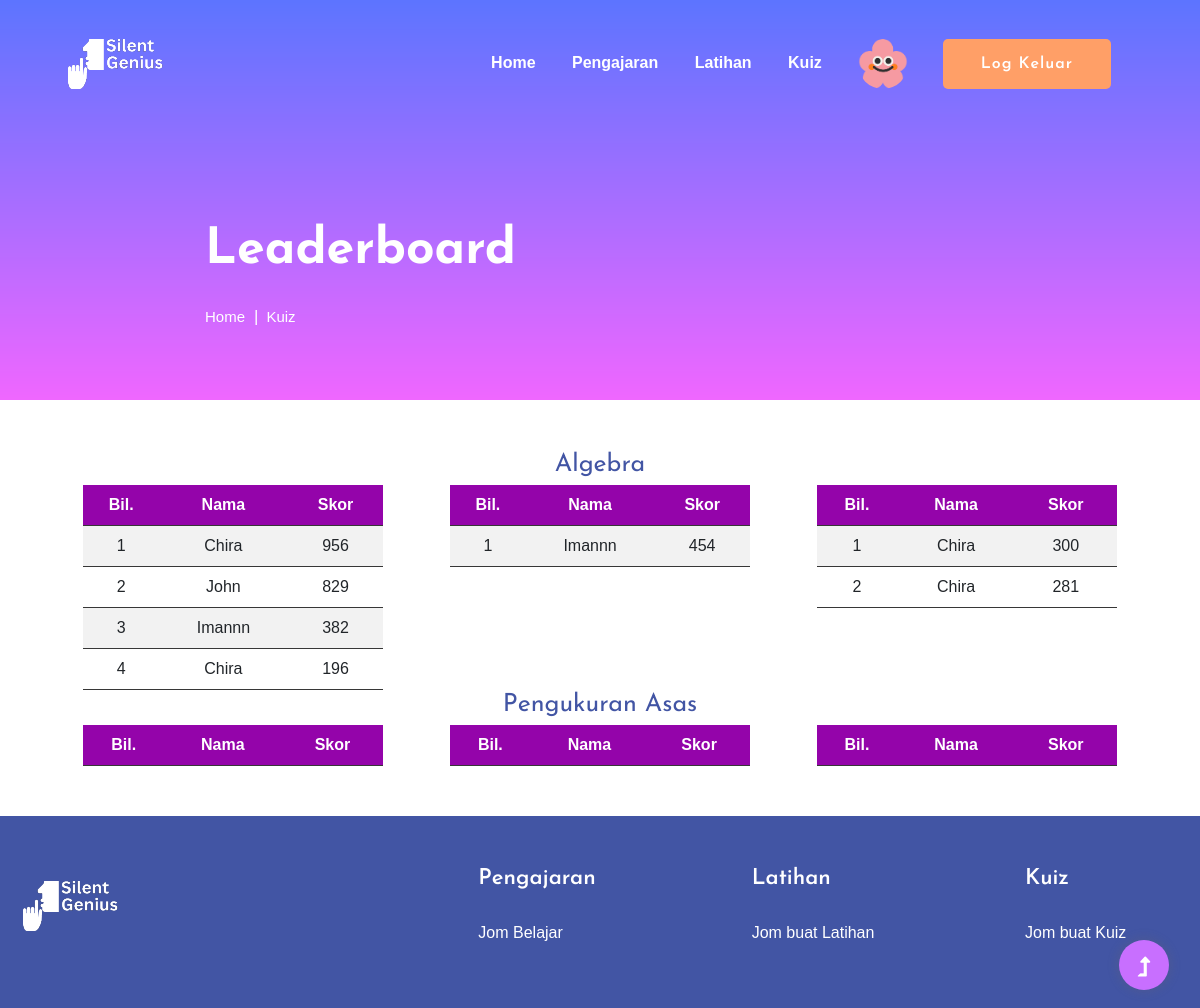
/kuizLeaderboard (signed in), run on an earlier commit of the app's database.
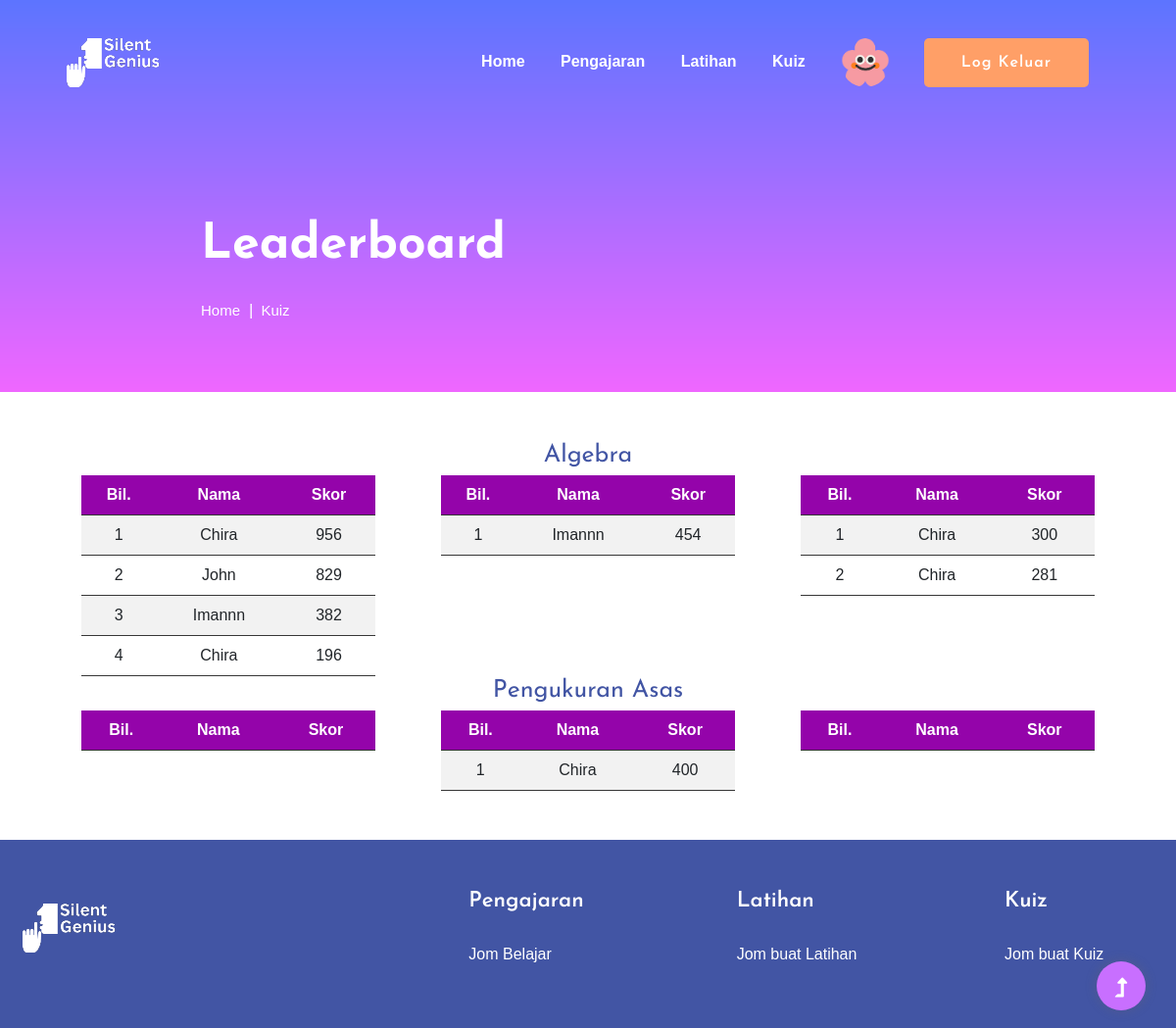
And on a later commit of the database.
### tables this page shows
CREATE TABLE "user" (
email TEXT PRIMARY KEY,
fullname TEXT,
username TEXT,
pswrd TEXT
, profile_image TEXT DEFAULT "default.jpg");

CREATE TABLE leaderboard (
    id INTEGER PRIMARY KEY AUTOINCREMENT,
    email TEXT,
    score INTEGER,
    category TEXT,
    difficulty TEXT
);

### app.py (the view)
@app.route('/kuizLeaderboard')
def kuizLeaderboard():
    algebra = "Algebra"
    units = "Pengukuran Asas"
    conn = create_connection()
    cur = conn.cursor()
    cur.execute(
        'SELECT leaderboard.score, user.username FROM leaderboard JOIN user ON leaderboard.email = user.email WHERE leaderboard.category = "Pengukuran Asas" AND leaderboard.difficulty = "Senang" ORDER BY leaderboard.score DESC LIMIT 10;')
    UnitE = cur.fetchall()
    cur.execute(
        'SELECT leaderboard.score, user.username FROM leaderboard JOIN user ON leaderboard.email = user.email WHERE leaderboard.category = "Pengukuran Asas" AND leaderboard.difficulty = "Sederhana" ORDER BY leaderboard.score DESC LIMIT 10;')
    UnitM = cur.fetchall()
    cur.execute(
        'SELECT leaderboard.score, user.username FROM leaderboard JOIN user ON leaderboard.email = user.email WHERE leaderboard.category = "Pengukuran Asas" AND leaderboard.difficulty = "Susah" ORDER BY leaderboard.score DESC LIMIT 10;')
    UnitH = cur.fetchall()
    cur.execute(
        'SELECT leaderboard.score, user.username FROM leaderboard JOIN user ON leaderboard.email = user.email WHERE leaderboard.category = "Algebra" AND leaderboard.difficulty = "Senang" ORDER BY leaderboard.score DESC LIMIT 10;')
    AlgE = cur.fetchall()
    cur.execute(
        'SELECT leaderboard.score, user.username FROM leaderboard JOIN user ON leaderboard.email = user.email WHERE leaderboard.category = "Algebra" AND leaderboard.difficulty = "Sederhana" ORDER BY leaderboard.score DESC LIMIT 10;')
    AlgM = cur.fetchall()
    cur.execute(
        'SELECT leaderboard.score, user.username FROM leaderboard JOIN user ON leaderboard.email = user.email WHERE leaderboard.category = "Algebra" AND leaderboard.difficulty = "Susah" ORDER BY leaderboard.score DESC LIMIT 10;')
    AlgH = cur.fetchall()
    cur.execute("SELECT * FROM user WHERE email=?", (session['current_user'],))
    user = cur.fetchone()
    return render_template('leaderboard.html', username=session['username'], user=user, UnitE=UnitE, UnitM=UnitM, UnitH=UnitH, AlgE=AlgE, AlgM=AlgM,
                           AlgH=AlgH)

### app.py (called while the page is built)
def create_connection():
    conn = None
    try:
        conn = sqlite3.connect('static/db/user.db')  # create a database connection
        return conn
    except Error as e:
        print(e)
    return conn

@login_manager.user_loader
def load_user(user_id):
    conn = create_connection()
    cur = conn.cursor()
    cur.execute("SELECT * FROM user WHERE email=?", (user_id,))
    user = cur.fetchone()
    if user:
        return User(*user)
    return None

### templates/leaderboard.html (shortened to what this page needs)
{% extends "base.html" %}
{% block content %}
<section class="slider-area slider-area2">
    <div class="slider-active">
        <div class="single-slider slider-height2">
            <div class="container">
                <div class="row">
                    <div class="col-xl-8 col-lg-11 col-md-12">
                        <div class="hero__caption hero__caption2">
                            <h1 data-animation="bounceIn" data-delay="0.2s">Leaderboard</h1>
                            <nav aria-label="breadcrumb">
                                <ol class="breadcrumb">
                                    <li class="breadcrumb-item"><a href="/home">Home</a></li>
                                    <li class="breadcrumb-item"><a href="/kuiz">kuiz</a></li>
                                </ol>
                            </nav>
                        </div>
                    </div>
                </div>
            </div>
        </div>
    </div>
</section>
<section class="about-area1 fix pt-10" style="padding: 50px;">
    <div class="support-wrapper align-items-center"
        style="display: flex; justify-content: center; align-items: center;">
        <div class="flex-container" style="justify-content: center; width: 100%;">
            <div class="leaderboard-row">
                <div class="leaderboard-column">
                    <h1>Algebra</h1>
                </div>
                <div class="leaderboard-column">
                    <div class="leaderboard-table">
                        <table>
                            <tr>
                                <th>Bil.</th>
                                <th>Nama</th>
                                <th>Skor</th>
                            </tr>
                            {% for record in AlgE %}
                            <tr>
                                <td>{{loop.index}}</td>
                                <td>{{record.1}}</td>
                                <td>{{record.0}}</td>
                            </tr>
                            {% endfor %}
                        </table>
                    </div>
                    <div class="leaderboard-table">
                        <table>
                            <tr>
                                <th>Bil.</th>
                                <th>Nama</th>
                                <th>Skor</th>
                            </tr>
                            {% for record in AlgM %}
                            <tr>
                                <td>{{loop.index}}</td>
                                <td>{{record.1}}</td>
                                <td>{{record.0}}</td>
                            </tr>
                            {% endfor %}
                        </table>
                    </div>
                    <div class="leaderboard-table">
                        <table>
                            <tr>
                                <th>Bil.</th>
                                <th>Nama</th>
                                <th>Skor</th>
                            </tr>
                            {% for record in AlgH %}
                            <tr>
                                <td>{{loop.index}}</td>
                                <td>{{record.1}}</td>
                                <td>{{record.0}}</td>
                            </tr>
                            {% endfor %}
                        </table>
                    </div>
                </div>
                <div class="leaderboard-column">
                    <h1>Pengukuran Asas</h1>
                </div>
                <div class="leaderboard-column">
                    <div class="leaderboard-table">
                        <table>
                            <tr>
                                <th>Bil.</th>
                                <th>Nama</th>
                                <th>Skor</th>
                            </tr>
                        </table>
                    </div>
                    <div class="leaderboard-table">
                        <table>
                            <tr>
                                <th>Bil.</th>
                                <th>Nama</th>
                                <th>Skor</th>
                            </tr>
                            {% for record in UnitM %}
                            <tr>
                                <td>{{loop.index}}</td>
                                <td>{{record.1}}</td>
                                <td>{{record.0}}</td>
                            </tr>
                            {% endfor %}
                        </table>
                    </div>
                    <div class="leaderboard-table">
                        <table>
                            <tr>
                                <th>Bil.</th>
                                <th>Nama</th>
                                <th>Skor</th>
                            </tr>
                        </table>
                    </div>
                </div>
            </div>
        </div>
    </div>
</section>
{% endblock %}

### templates/base.html (shortened to what this page needs)
<!doctype html>
<html class="no-js" lang="zxx">
<head>
    <link rel="stylesheet" href="https://stackpath.bootstrapcdn.com/bootstrap/4.3.1/css/bootstrap.min.css">
    <link rel='stylesheet' href='https://unpkg.com/boxicons@2.1.4/css/boxicons.min.css'>
    <link rel="stylesheet" href="../static/css/bootstrap.min.css">
    <link rel="stylesheet" href="../static/css/owl.theme.default.min.css">
    <link rel="stylesheet" href="../static/css/owl.carousel.min.css">
    <link rel="stylesheet" href="../static/css/slicknav.css">
    <link rel="stylesheet" href="../static/css/flaticon.css">
    <link rel="stylesheet" href="../static/css/progressbar_barfiller.css">
    <link rel="stylesheet" href="../static/css/gijgo.css">
    <link rel="stylesheet" href="../static/css/animate.min.css">
    <link rel="stylesheet" href="../static/css/animated-headline.css">
    <link rel="stylesheet" href="../static/css/magnific-popup.css">
    <link rel="stylesheet" href="../static/css/fontawesome-all.min.css">
    <link rel="stylesheet" href="../static/css/themify-icons.css">
    <link rel="stylesheet" href="../static/css/slick.css">
    <link rel="stylesheet" href="../static/css/nice-select.css">
    <link rel="stylesheet" href="../static/css/style.css">
    <link rel="stylesheet" href="../static/css/quiz.css">
    <link rel="stylesheet" href="../static/css/mascot.css">
    <link rel="stylesheet" href="../static/css/leaderboard.css">
</head>
<body>
    <div class="header-area header-transparent">
        <div class="main-header ">
            <div class="header-bottom  header-sticky">
                <div class="container-fluid">
                    <div class="row align-items-center">
                        <div class="col-xl-2 col-lg-2">
                            <div class="logo">
                                <a href="/home"><img src="../static/img/logo/Silent_Genius.png" alt=""></a>
                            </div>
                        </div>
                        <div class="col-xl-10 col-lg-10">
                            <div class="menu-wrapper d-flex align-items-center justify-content-end">
                                <div class="main-menu d-none d-lg-block">
                                    <nav>
                                        <ul id="navigation">
                                            <li class="active"><a href="/home">Home</a></li>
                                            <li><a href="/pengajaran">Pengajaran</a>
                                            </li>
                                            <li><a href="/latihan">Latihan</a>
                                            </li>
                                            <li><a href="/kuiz">Kuiz</a></li>
                                            <li>
                                                <a href="/profile">
                                                    {% if user %}
                                                    <img src="{{ url_for('static', filename='images/' + user[4]) }}"
                                                        alt="Profile" class="profile-image">
                                                    {% endif %}
                                                </a>
                                            </li>
                                            <li><a href="{{ url_for('logout') }}" class="btn">Log Keluar</a></li>
                                        </ul>
                                    </nav>
                                </div>
                            </div>
                        </div>
                        <div class="col-12">
                        </div>
                    </div>
                </div>
            </div>
        </div>
    </div>
    <main>
        {% block content %}{% endblock %}
    </main>
    <footer>
        <div class="footer-wrappper footer-bg">
            <div class="footer-area footer-padding">
                <div class="container">
                    <div class="row justify-content-between">
                        <div class="col-xl-4 col-lg-5 col-md-4 col-sm-6">
                            <div class="single-footer-caption mb-50">
                                <div class="single-footer-caption mb-30">
                                    <div class="footer-logo mb-25">
                                        <a href="/"><img src="../static/img/logo/Silent_Genius.png" alt=""></a>
                                    </div>
                                </div>
                            </div>
                        </div>
                        <div class="col-xl-2 col-lg-3 col-md-4 col-sm-5">
                            <div class="single-footer-caption mb-50">
                                <div class="footer-tittle">
                                    <h4>Pengajaran</h4>
                                    <ul>
                                        <li><a href="/ukuran_asas">Jom Belajar</a></li>
                                    </ul>
                                </div>
                            </div>
                        </div>
                        <div class="col-xl-2 col-lg-4 col-md-4 col-sm-6">
                            <div class="single-footer-caption mb-50">
                                <div class="footer-tittle">
                                    <h4>Latihan</h4>
                                    <ul>
                                        <li><a href="#">Jom buat Latihan</a></li>
                                    </ul>
                                </div>
                            </div>
                        </div>
                        <div class="col-xl-2 col-lg-3 col-md-4 col-sm-6">
                            <div class="single-footer-caption mb-50">
                                <div class="footer-tittle">
                                    <h4>Kuiz</h4>
                                    <ul>
                                        <li><a href="#">Jom buat Kuiz</a></li>
                                    </ul>
                                </div>
                            </div>
                        </div>
                    </div>
                </div>
            </div>
        </div>
    </footer>
</body>
<div id="back-top">
    <a title="Go to Top" href="#"> <i class="fas fa-level-up-alt"></i></a>
</div>
</html>

### static/css/mascot.css (style rules this page uses)
body { font-family: "Ubuntu-Italic", "Lucida Sans", helvetica, sans, serif; }
.container { padding: 0%; }

### static/css/leaderboard.css (style rules this page uses)
.leaderboard-row { display: flex; flex-direction: column; justify-content: center; }
.leaderboard-column { display: flex; justify-content: space-around; }
table { padding: 20px; border-collapse: collapse; width: 100%; }
.leaderboard-table { width: 300px; }
th, td { text-align: left; padding: 8px; border-bottom: 1px solid #373737; text-align: center; }
tr:nth-child(even) { background-color: #f2f2f2 }
th { background-color: #9404aa; color: white; }

What changed in the data, as far as the page shows it:
added leaderboard: username "Chira", score "400", shown under "Pengukuran Asas"
